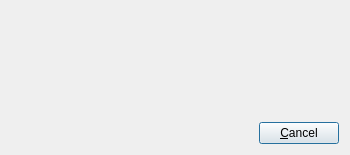
<?xml version="1.0" encoding="UTF-8"?>
<ui version="4.0">
 <class>PleaseWaitDlg</class>
 <widget class="QDialog" name="PleaseWaitDlg">
  <property name="geometry">
   <rect>
    <x>0</x>
    <y>0</y>
    <width>350</width>
    <height>155</height>
   </rect>
  </property>
  <property name="minimumSize">
   <size>
    <width>350</width>
    <height>155</height>
   </size>
  </property>
  <property name="maximumSize">
   <size>
    <width>350</width>
    <height>155</height>
   </size>
  </property>
  <property name="windowTitle">
   <string>Please Wait</string>
  </property>
  <layout class="QVBoxLayout" name="verticalLayout">
   <item>
    <widget class="QLabel" name="lblMessage">
     <property name="minimumSize">
      <size>
       <width>0</width>
       <height>55</height>
      </size>
     </property>
     <property name="text">
      <string/>
     </property>
     <property name="textFormat">
      <enum>Qt::TextFormat::MarkdownText</enum>
     </property>
     <property name="alignment">
      <set>Qt::AlignmentFlag::AlignLeading|Qt::AlignmentFlag::AlignLeft|Qt::AlignmentFlag::AlignTop</set>
     </property>
     <property name="openExternalLinks">
      <bool>true</bool>
     </property>
    </widget>
   </item>
   <item>
    <layout class="QHBoxLayout" name="horizontalLayout">
     <item>
      <spacer name="horizontalSpacer">
       <property name="orientation">
        <enum>Qt::Orientation::Horizontal</enum>
       </property>
       <property name="sizeHint" stdset="0">
        <size>
         <width>40</width>
         <height>20</height>
        </size>
       </property>
      </spacer>
     </item>
     <item>
      <widget class="QPushButton" name="btnCancel">
       <property name="text">
        <string>&amp;Cancel</string>
       </property>
       <property name="default">
        <bool>true</bool>
       </property>
      </widget>
     </item>
    </layout>
   </item>
  </layout>
 </widget>
 <resources/>
 <connections/>
</ui>
